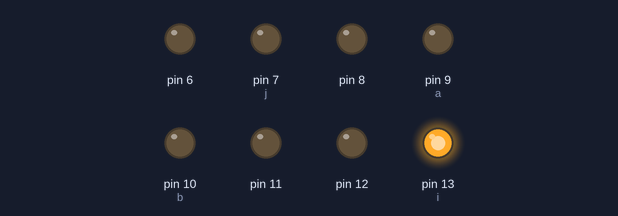
Bench run of a sketch on a simulated Arduino Uno, built with avr-gcc and run on an emulated ATmega328P. Shown: output pins drawn as LEDs (lit = HIGH).

Above: at 0.2 s.
At 1.2 s:
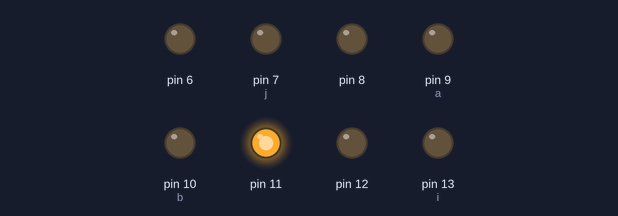
At 1.7 s:
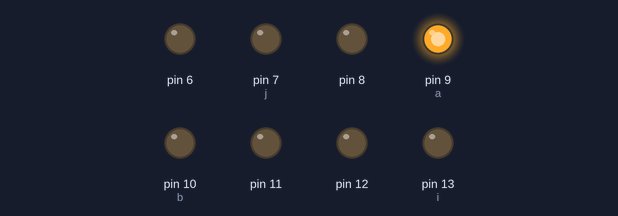
At 2.2 s:
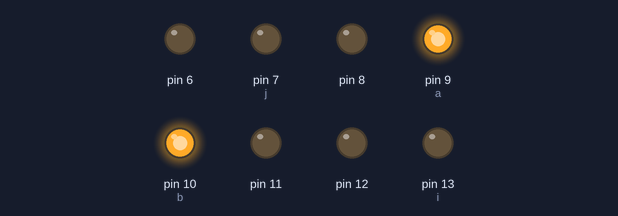
At 3.2 s:
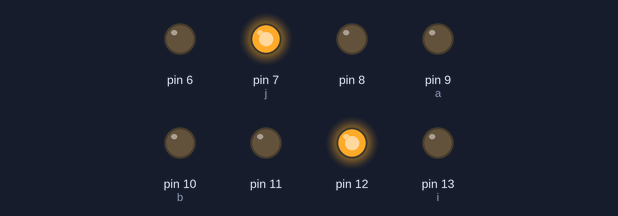
At 4.7 s:
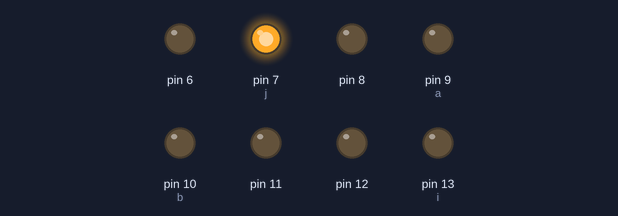
Timing chart, 0 to 5.2 s (numbered marks = the images above):
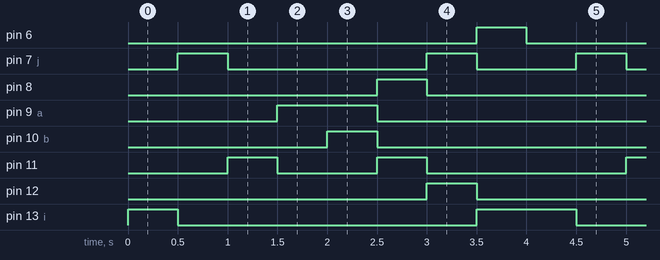

The sketch:

runningLED4.ino
```cpp
void setup() {
  pinMode(13, OUTPUT);
  pinMode(12, OUTPUT);
  pinMode(11, OUTPUT);
  pinMode(10, OUTPUT);
  pinMode(9, OUTPUT);
  pinMode(8, OUTPUT);
  pinMode(7, OUTPUT);
  pinMode(6, OUTPUT);

}

void loop() {

  int i = 13, j = 7;
  while(i > 9 && j < 10) {
    digitalWrite(i, HIGH);
    delay(500);
    digitalWrite(i, LOW);
    digitalWrite(j, HIGH);
    delay(500);
    digitalWrite(j, LOW);
    i -= 2;
    j += 2;
    }
  int a = 9, b =10;
  while(a > 5 && b < 14) {
    digitalWrite(a, HIGH);
    digitalWrite(b, HIGH);
    delay(500);
    digitalWrite(a, LOW);
    digitalWrite(b, LOW);
    a--;
    b++;
  }
}
```

Measured:
- by itself, pin 6, pin 8, pin 10 (b), pin 12: alternates HIGH for 0.50 s and LOW for 3.5 s
- by itself, pin 7 (j): repeats every 4.0 s: LOW 2.0 s, HIGH 0.50 s, LOW 1.0 s, HIGH 0.50 s
- by itself, pin 9 (a): alternates HIGH for 1.0 s and LOW for 3.0 s
- by itself, pin 11: repeats every 4.0 s: LOW 1.0 s, HIGH 0.50 s, LOW 2.0 s, HIGH 0.50 s
- by itself, pin 13 (i): repeats every 4.0 s: LOW 3.0 s, HIGH 1.0 s
